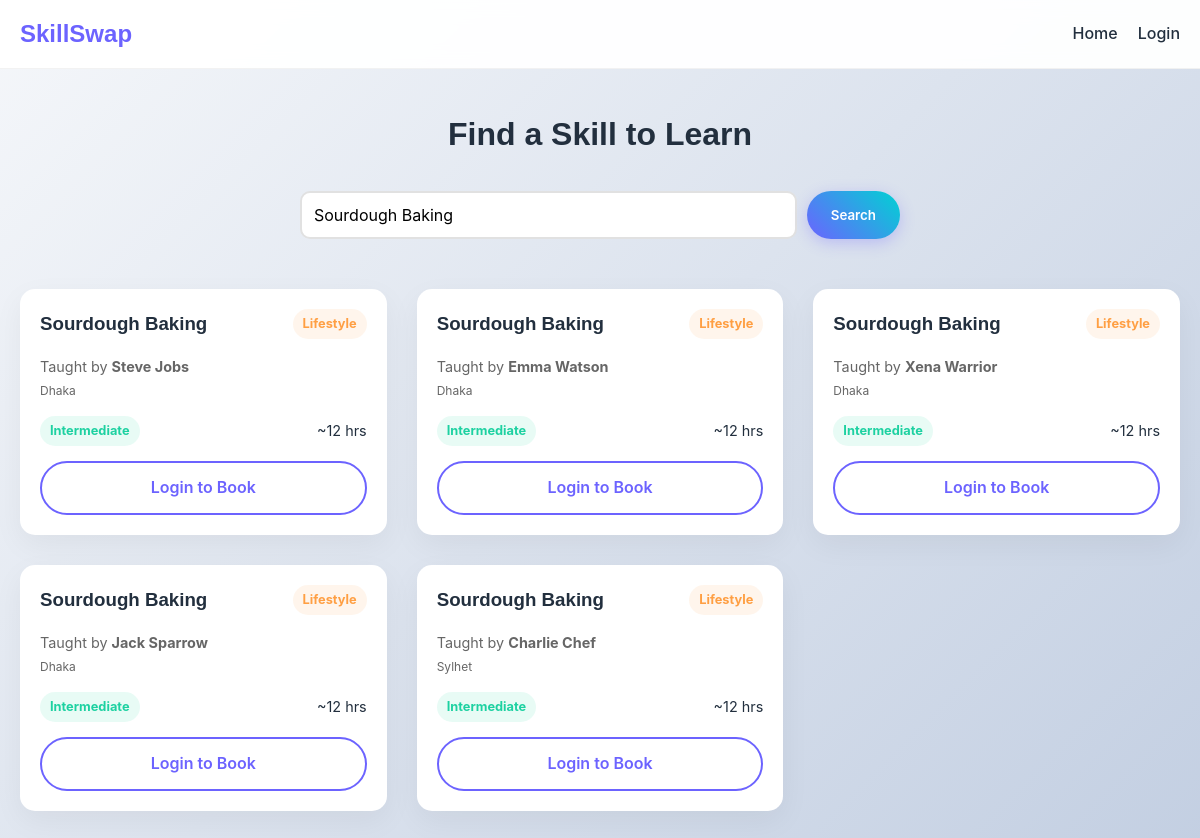
/skillswap/skills.php?search=Sourdough+Baking, run on the app's committed database.
### tables this page shows
CREATE TABLE `teaches` (
    `teacher_id` INT,
    `skill_id` INT,
    `proficiency_level` VARCHAR(100),

    PRIMARY KEY (`teacher_id`, `skill_id`),

    FOREIGN KEY (`teacher_id`) REFERENCES `teacher`(`teacher_id`)
        ON DELETE CASCADE,
    FOREIGN KEY (`skill_id`) REFERENCES `skill`(`skill_id`)
        ON DELETE CASCADE
);

CREATE TABLE `skill` (
    `skill_id` INT AUTO_INCREMENT PRIMARY KEY,
    `title` VARCHAR(200) NOT NULL,
    `category` VARCHAR(100),
    `difficulty_level` VARCHAR(50),
    `difficulty_notes` VARCHAR(255),
    `est_learning_time` INT,
    `is_verified` BOOLEAN DEFAULT FALSE
);

CREATE TABLE `user` (
    `user_id` INT AUTO_INCREMENT PRIMARY KEY,
    
    `first_name` VARCHAR(50),
    `last_name` VARCHAR(50),
    `email` VARCHAR(120) UNIQUE NOT NULL,
    `password` VARCHAR(100) NOT NULL,
    `role` ENUM('admin','user') DEFAULT 'user',
    `preferred_language` VARCHAR(50),
    `city` VARCHAR(80),
    `country` VARCHAR(80),

    `skillpoints` INT DEFAULT 0,
    
     
    `warning_count` INT DEFAULT 0,
    `is_suspended` BOOLEAN DEFAULT FALSE,
    
     
    `profile_picture` VARCHAR(255) DEFAULT 'default.png'
);

### skillswap/skills.php (the view, shortened to what this page needs)
<?php
include 'includes/db.php';
$where = "WHERE 1";
if (isset($_GET['search']) && !empty($_GET['search'])) {
    $search = $conn->real_escape_string($_GET['search']);
    $where .= " AND (s.title LIKE '%$search%' OR s.category LIKE '%$search%')";
}
$user_city = "";
$sql = "SELECT t.*, u.first_name, u.last_name, u.city, s.title, s.category, s.difficulty_level, s.est_learning_time,
        (CASE WHEN u.city = '$user_city' AND '$user_city' != '' THEN 1 ELSE 0 END) as is_nearby
        FROM teaches t
        JOIN user u ON t.teacher_id = u.user_id
        JOIN skill s ON t.skill_id = s.skill_id
        $where
        ORDER BY is_nearby DESC, s.title ASC";
$result = $conn->query($sql);
?>
<!DOCTYPE html>
<html lang="en">
<head>
    <link rel="stylesheet" href="css/style.css">
</head>
<body>
<header>
    <div class="container">
        <nav>
            <a href="index.php" class="logo">SkillSwap</a>
            <div class="nav-links">
                <a href="index.php">Home</a>
                <?php if(isset($_SESSION['user_id'])): ?>
                    <a href="dashboard.php">Dashboard</a>
                    <a href="logout.php" class="btn btn-outline">Logout</a>
                <?php else: ?>
                    <a href="login.php">Login</a>
                <?php endif; ?>
            </div>
        </nav>
    </div>
</header>
<div class="container" style="padding: 40px 20px;">
    <h1 style="text-align: center; margin-bottom: 30px;">Find a Skill to Learn</h1>
    <form action="" method="GET" style="max-width: 600px; margin: 0 auto 50px; display: flex; gap: 10px;">
        <input type="text" name="search" placeholder="Search for 'Guitar', 'PHP', 'Cooking'..." value="<?php echo isset($_GET['search']) ? htmlspecialchars($_GET['search']) : ''; ?>">
        <button type="submit" class="btn btn-primary">Search</button>
    </form>
    <div class="grid-3">
        <?php if($result->num_rows > 0): ?>
            <?php while($row = $result->fetch_assoc()): ?>
                <div class="card">
                    <span class="badge badge-warning" style="float: right;"><?php echo $row['category']; ?></span>
                    <h3><?php echo $row['title']; ?></h3>
                    <p style="color: #666; font-size: 0.9rem; margin-bottom: 15px;">
                        Taught by <strong><?php echo $row['first_name'] . ' ' . $row['last_name']; ?></strong><br>
                        <small><?php echo $row['city']; ?>
                        </small>
                    </p>
                    <div style="display: flex; justify-content: space-between; align-items: center; margin-bottom: 15px;">
                        <span class="badge badge-success"><?php echo $row['difficulty_level']; ?></span>
                        <span style="font-size: 0.9rem;">~<?php echo $row['est_learning_time']; ?> hrs</span>
                    </div>
                    <?php if(isset($_SESSION['user_id']) && $_SESSION['user_id'] != $row['teacher_id']): ?>
                        <a href="book_session.php?teacher_id=<?php echo $row['teacher_id']; ?>&skill_id=<?php echo $row['skill_id']; ?>" class="btn btn-outline" style="width: 100%; text-align: center;">Request Session</a>
                    <?php elseif(!isset($_SESSION['user_id'])): ?>
                        <a href="login.php" class="btn btn-outline" style="width: 100%; text-align: center;">Login to Book</a>
                    <?php else: ?>
                         <button disabled class="btn btn-outline" style="width: 100%; border-color: #eee; color: #aaa;">Your Listing</button>
                    <?php endif; ?>
                </div>
            <?php endwhile; ?>
        <?php else: ?>
            <p style="grid-column: 1/-1; text-align: center;">No teaching offers found matching your criteria.</p>
        <?php endif; ?>
    </div>
</div>
</body>
</html>

### skillswap/css/style.css (style rules this page uses)
:root { --primary: #6C63FF; --primary-dark: #5a52d5; --secondary: #00D2D3; --accent: #FF9F43; --danger: #FF6B6B; --success: #1dd1a1; --dark: #222f3e; --light: #f8f9fa; --glass: rgba(255, 255, 255, 0.95); --glass-border: rgba(255, 255, 255, 0.2); --font-heading: 'Poppins', sans-serif; --font-body: 'Inter', sans-serif; }
* { margin: 0; padding: 0; box-sizing: border-box; font-family: var(--font-body); }
body { background: linear-gradient(135deg, #f5f7fa 0%, #c3cfe2 100%); color: var(--dark); line-height: 1.6; min-height: 100vh; }
h1, h2, h3, h4, h5, h6 { font-family: var(--font-heading); color: var(--dark); margin-bottom: 1rem; }
a { text-decoration: none; color: var(--primary); transition: all 0.3s ease; }
.container { max-width: 1200px; margin: 0 auto; padding: 0 20px; }
.btn { display: inline-block; padding: 12px 24px; border-radius: 50px; font-weight: 600; cursor: pointer; border: none; transition: transform 0.2s, box-shadow 0.2s; }
.btn-primary { background: linear-gradient(45deg, var(--primary), var(--secondary)); color: white; box-shadow: 0 4px 15px rgba(108, 99, 255, 0.3); }
.btn-outline { background: transparent; border: 2px solid var(--primary); color: var(--primary); }
.card { background: white; border-radius: 15px; padding: 20px; box-shadow: 0 10px 30px rgba(0,0,0,0.05); transition: transform 0.3s; }
.badge { padding: 5px 10px; border-radius: 20px; font-size: 0.8rem; font-weight: bold; }
.badge-success { background: rgba(29, 209, 161, 0.1); color: var(--success); }
.badge-warning { background: rgba(255, 159, 67, 0.1); color: var(--accent); }
header { background: var(--glass); backdrop-filter: blur(10px); position: sticky; top: 0; z-index: 1000; border-bottom: 1px solid rgba(0,0,0,0.05); padding: 15px 0; }
nav { display: flex; justify-content: space-between; align-items: center; }
.logo { font-size: 1.5rem; font-weight: 800; color: var(--primary); font-family: var(--font-heading); }
.nav-links { display: flex; gap: 20px; }
.nav-links a { color: var(--dark); font-weight: 500; }
input, select, textarea { width: 100%; padding: 12px; border: 2px solid #e1e1e1; border-radius: 10px; font-size: 1rem; transition: border-color 0.3s; }
.grid-3 { display: grid; grid-template-columns: repeat(3, 1fr); gap: 30px; }

### data on the page
teaches: skill.category "Lifestyle", skill.title "Sourdough Baking", user.first_name "Steve", user.last_name "Jobs", user.city "Dhaka", skill.difficulty_level "Intermediate", skill.est_learning_time "12"
teaches: skill.category "Lifestyle", skill.title "Sourdough Baking", user.first_name "Emma", user.last_name "Watson", user.city "Dhaka", skill.difficulty_level "Intermediate", skill.est_learning_time "12"
teaches: skill.category "Lifestyle", skill.title "Sourdough Baking", user.first_name "Xena", user.last_name "Warrior", user.city "Dhaka", skill.difficulty_level "Intermediate", skill.est_learning_time "12"
teaches: skill.category "Lifestyle", skill.title "Sourdough Baking", user.first_name "Jack", user.last_name "Sparrow", user.city "Dhaka", skill.difficulty_level "Intermediate", skill.est_learning_time "12"
teaches: skill.category "Lifestyle", skill.title "Sourdough Baking", user.first_name "Charlie", user.last_name "Chef", user.city "Sylhet", skill.difficulty_level "Intermediate", skill.est_learning_time "12"
